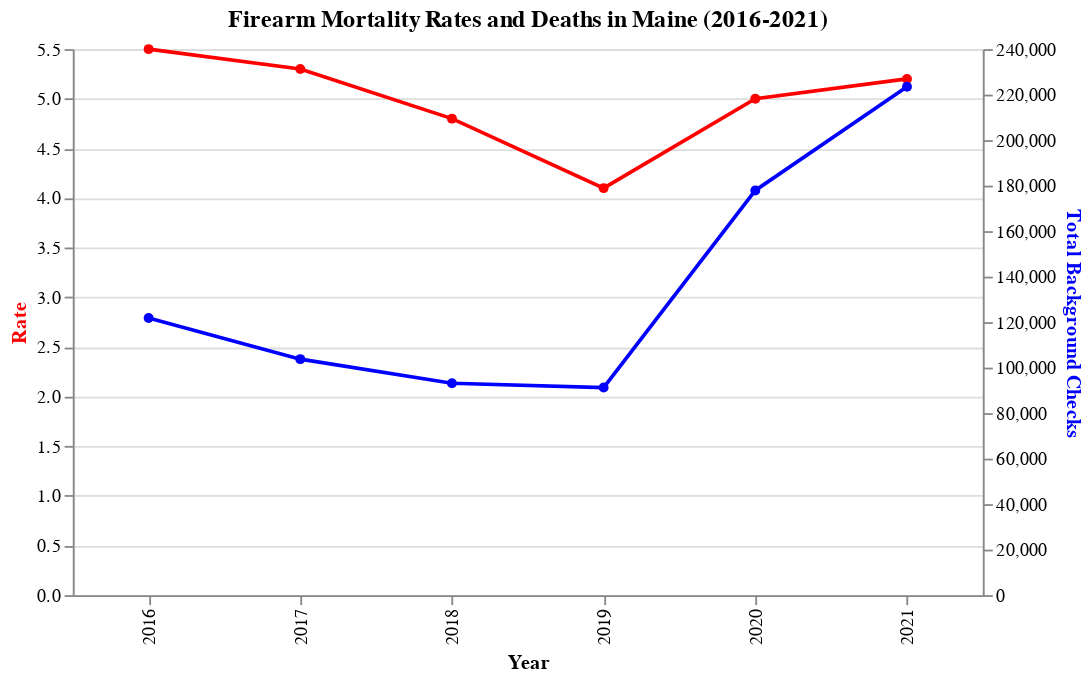

Here is the notebook cell this chart was saved with:
### Markdown cell above
# New Jersey

### Code cell
nj_data = pd.read_csv("nj_data.csv")

# Creating a base for the chart to share x-axis configuration
base_nj = alt.Chart(nj_data).encode(
    alt.X('Year:N', axis=alt.Axis(title='Year'))  # 'Year' as ordinal
)

# Creating the line chart for the 'Rate' on the left y-axis
rate_chart_nj = base_nj.mark_line(point=True, color='red').encode(
    alt.Y('Rate:Q', axis=alt.Axis(title='Rate', titleColor='red')),
    tooltip = ["Year", "Rate"],
    color = alt.value("red")
)

# Creating the line chart for the 'Total Background Checks' on the right y-axis
deaths_chart_nj = base_nj.mark_line(point=True, color='blue').encode(
    alt.Y('Total Background Check Requests:Q', axis=alt.Axis(title='Total Background Checks', titleColor='blue')),
    tooltip = ["Year", "Total Background Check Requests"],
    color = alt.value("blue")
)

# Combining both charts
chart_me = alt.layer(rate_chart_nj, deaths_chart_nj).resolve_scale(
    y='independent'
).properties(
    title='Firearm Mortality Rates and Deaths in Maine (2016-2021)',
    width=500,
    height=300
)

chart_me

### Figure 1 — Vega-Lite specification as saved in the notebook (floating-point values rounded to 4 significant figures)
{"config": {"view": {"continuousWidth": 400, "continuousHeight": 300}}, "layer": [{"mark": {"type": "line", "color": "red", "point": true}, "encoding": {"color": {"value": "red"}, "tooltip": [{"field": "Year", "type": "quantitative"}, {"field": "Rate", "type": "quantitative"}], "x": {"axis": {"title": "Year"}, "field": "Year", "type": "nominal"}, "y": {"axis": {"title": "Rate", "titleColor": "red"}, "field": "Rate", "type": "quantitative"}}}, {"mark": {"type": "line", "color": "blue", "point": true}, "encoding": {"color": {"value": "blue"}, "tooltip": [{"field": "Year", "type": "quantitative"}, {"field": "Total Background Check Requests", "type": "quantitative"}], "x": {"axis": {"title": "Year"}, "field": "Year", "type": "nominal"}, "y": {"axis": {"title": "Total Background Checks", "titleColor": "blue"}, "field": "Total Background Check Requests", "type": "quantitative"}}}], "data": {"name": "data-ddfaa53a96adcf893893f875e1b54a30"}, "height": 300, "resolve": {"scale": {"y": "independent"}}, "title": "Firearm Mortality Rates and Deaths in Maine (2016-2021)", "width": 500, "$schema": "https://vega.github.io/schema/vega-lite/v4.17.0.json", "datasets": {"data-ddfaa53a96adcf893893f875e1b54a30": [{"Year": 2021, "State": "NJ", "Rate": 5.2, "Deaths": 475, "Total Background Check Requests": 223437, "Notes ": null}, {"Year": 2020, "State": "NJ", "Rate": 5.0, "Deaths": 443, "Total Background Check Requests": 177901, "Notes ": null}, {"Year": 2019, "State": "NJ", "Rate": 4.1, "Deaths": 368, "Total Background Check Requests": 91257, "Notes ": null}, {"Year": 2018, "State": "NJ", "Rate": 4.8, "Deaths": 420, "Total Background Check Requests": 93124, "Notes ": null}, {"Year": 2017, "State": "NJ", "Rate": 5.3, "Deaths": 478, "Total Background Check Requests": 103739, "Notes ": null}, {"Year": 2016, "State": "NJ", "Rate": 5.5, "Deaths": 485, "Total Background Check Requests": 121853, "Notes ": null}]}}
